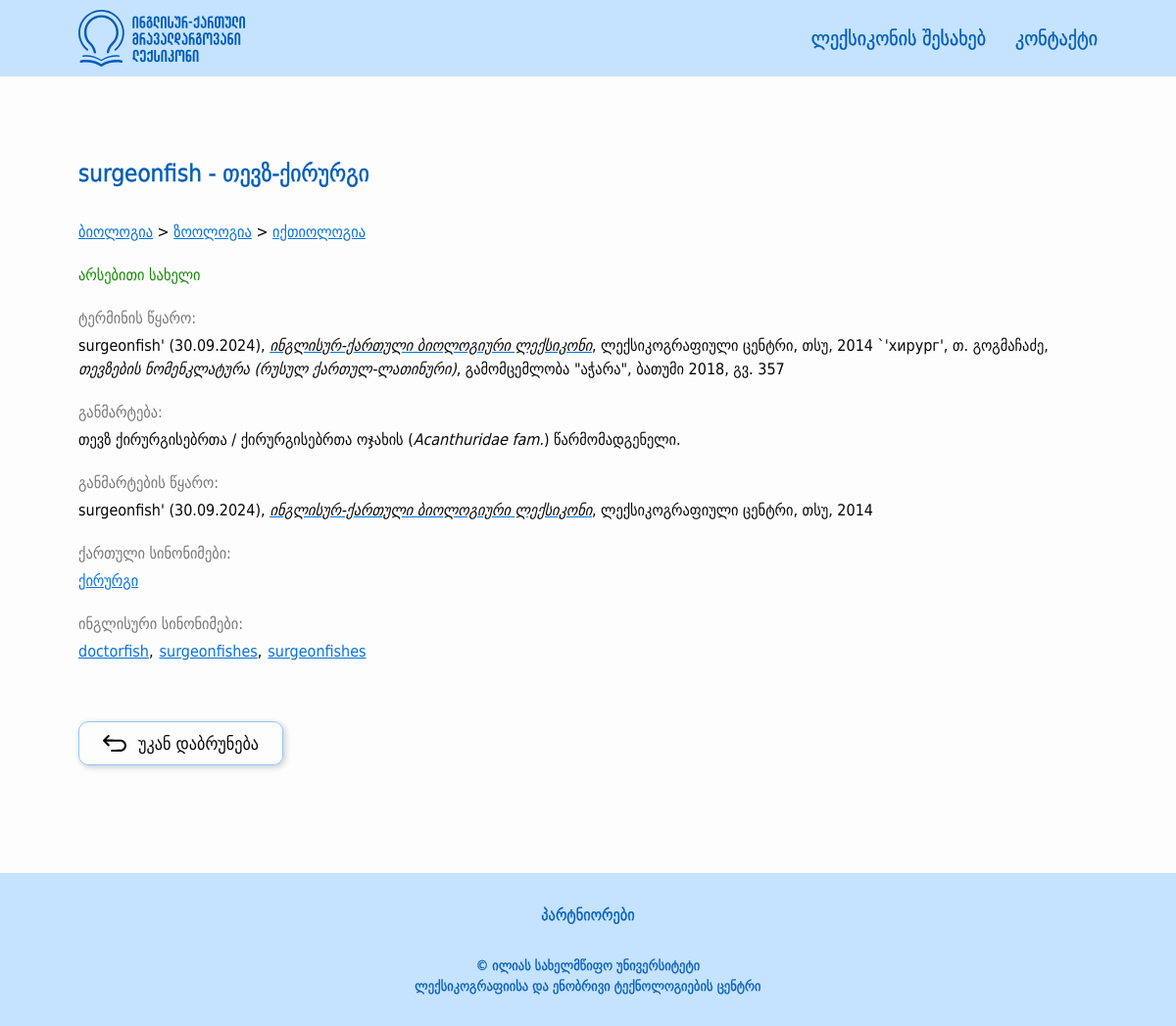
The app's page /term_detail/41 with its own data.
### src/models/terms.py (models this page shows, shortened)
class Term(BaseModel):
    __tablename__ = 'terms'
    id = db.Column(db.Integer, primary_key=True)
    geo_word = db.Column(db.String(100), nullable=False)
    eng_word = db.Column(db.String(100), nullable=False)
    grammar_form = db.Column(db.String(50), nullable=True)
    term_source = db.Column(db.Text, nullable=False)
    definition = db.Column(db.Text, nullable=False)
    definition_source = db.Column(db.Text, nullable=False)
    term_type = db.Column(db.String(50), nullable=True)
    context = db.Column(db.Text, nullable=True)
    context_source = db.Column(db.Text, nullable=True)
    comment = db.Column(db.Text, nullable=True)
    stylistic_label = db.Column(db.String(50), nullable=True)
    is_active = db.Column(db.Boolean, default=True)
    category = db.relationship("Category", secondary="terms_categories", backref="terms")
    english_connections = db.relationship("EnglishSynonym", back_populates="term")
    def get_synonyms(self, is_english=False):
        connections = ConnectedTerm.query.filter(ConnectedTerm.is_synonym == True, (ConnectedTerm.term1_id == self.id) | (ConnectedTerm.term2_id == self.id), ConnectedTerm.is_english == is_english).all()
        synonym_ids = [connection.term1_id if connection.term1_id != self.id else connection.term2_id for connection in connections]
        synonyms = Term.query.filter(Term.id.in_(synonym_ids)).all()
        return synonyms
    def get_related_terms(self):
        connections = ConnectedTerm.query.filter(ConnectedTerm.is_synonym == False, (ConnectedTerm.term1_id == self.id) | (ConnectedTerm.term2_id == self.id)).all()
        connected_term_ids = [connection.term1_id if connection.term1_id != self.id else connection.term2_id for connection in connections]
        related_terms = Term.query.filter(Term.id.in_(connected_term_ids)).all()
        return related_terms
    def get_category_tree(self):
        category_trees = []
        for category in self.category:
            categories = category.get_parents()
            categories.append(category)
            category_trees.append(categories)
        branched_tree = {}
        for category_tree in category_trees:
            current_dict = branched_tree
            for category in category_tree:
                if category not in current_dict:
                    current_dict[category] = {}
                current_dict = current_dict[category]
        return branched_tree

class Category(BaseModel):
    __tablename__ = "categories"
    id = db.Column(db.Integer, primary_key=True)
    name = db.Column(db.String(50), nullable=False)
    parent_id = db.Column(db.Integer, db.ForeignKey("categories.id"), nullable=True)
    is_active = db.Column(db.Boolean, default=True)
    children = db.relationship('Category', backref=db.backref('parent', remote_side=[id]), order_by="Category.name.asc()")
    def get_parents(self):
        parents = []
        if self.parent:
            parents.extend(self.parent.get_parents())
            parents.append(self.parent)
        return parents

### src/views/main/routes.py (the view)
@main_blueprint.route("/term_detail/<int:term_id>")
def term_detail(term_id):
    items = About.query.all()
    term = Term.query.filter(Term.id == term_id, Term.is_active == True, Term.category.any(Category.is_active == True)).first_or_404()
    return render_template("main/term_detail.html", term=term, items=items)

### src/templates/main/term_detail.html (shortened to what this page needs)
{% extends 'layouts/base.html' %}
{% from "macros.html" import render_subcategories %}
{% block content %}
    <div class="main-outer edge-padding">
        <main class="main-content width-limiter">
            <article class="term-word-container">
                <h1 class="term-word-detail">{{ term.eng_word }} - {{ term.geo_word }}</h1>
                {% set categories = term.get_category_tree() %}
                {% for category in categories.keys() %}
                    <div class="field">
                        <a href="{{ url_for('main.home', categories=category.id) }}," style="display: inline-block;">
                            {{ category.name }}
                        </a>
                        {% for subcategory in categories.values() if subcategory %}
                            > {{ render_subcategories(subcategory) }}
                        {% endfor %}
                    </div>
                {% endfor %}
                {% if term.grammar_form %}
                    <div class="term-word-type abbr-support">{{ term.grammar_form }}</div>
                {% endif %}
                {% if term.term_source %}
                    <section class="term-source">
                        <h2>ტერმინის წყარო:</h2>
                        <p class="abbr-support"> {{ term.term_source|safe }} </p>
                    </section>
                {% endif %}
                <section class="term-definition">
                    <h2>განმარტება:</h2>
                    <p class="abbr-support"> {{ term.definition|safe }} </p>
                </section>
                {% if term.definition_source %}
                    <section class="term-definition-source">
                        <h2>განმარტების წყარო:</h2>
                        <p class="abbr-support"> {{ term.definition_source|safe }} </p>
                    </section>
                {% endif %}
                {% set synonyms = term.get_synonyms() %}
                {% if synonyms %}
                    <section class="term-synonyms">
                        <h2>ქართული სინონიმები:</h2>
                        <ul>
                            {% for synonym in synonyms %}
                                <li>
                                    <a href="{{ url_for('main.term_detail', term_id=synonym.id) }}">{{ synonym.geo_word }}</a>
                                </li>
                            {% endfor %}
                        </ul>
                    </section>
                {% endif %}
                {% set english_synonyms = term.get_synonyms(is_english=True) %}
                {% if english_synonyms %}
                    <section class="term-synonyms">
                        <h2>ინგლისური სინონიმები:</h2>
                        <ul>
                            {% for synonym in english_synonyms %}
                                <li>
                                    <a href="{{ url_for('main.term_detail', term_id=synonym.id) }}">{{ synonym.eng_word }}</a>
                                    {%- if not loop.last -%}
                                        ,
                                    {% endif %}
                                </li>
                            {% endfor %}
                        </ul>
                    </section>
                {% endif %}
                {% set related_terms = term.get_related_terms() %}
                <a class="go-back-button-container" href="{{ url_for('main.home') }}">
                    <button type="button" class="go-back-button">
                        <img src="{{ url_for('static', filename='images/' + 'go-back.svg') }}" alt="Go back"/>
                    </button>
                    <span>უკან დაბრუნება</span>
                </a>
            </article>
        </main>
    </div>
{% endblock %}

### src/templates/macros.html (shortened to what this page needs)
{% macro is_active(page) %}
    {% if request.endpoint.endswith(page) %}
        active-nav-link
    {% else %}
        nav-link
    {% endif %}
{% endmacro %}
{% macro render_subcategories(subcategories) %}
    {% for subcategory in subcategories.keys() %}
        <a href="{{ url_for('main.home', categories=subcategory.id) }}," style="display: inline-block;">
            {{ subcategory.name }}
        </a>
        {% if subcategories[subcategory].values() %}
            > {{ render_subcategories(subcategories[subcategory]) }}
        {% endif %}
    {% endfor %}
{% endmacro %}

### src/static/styles/global.css (style rules this page uses)
:root { --color-light-blue: 197, 226, 255; --color-light-blue-2: 143, 199, 255; --color-blue: 6, 114, 221; --color-blue-1: 81, 168, 255; --color-blue-2: 0, 92, 184; --color-white: 253, 253, 253; --color-black: 7, 7, 7; --color-gray: 119, 119, 119; --color-gray-2: 237, 237, 237; --color-green: 19, 137, 0; --color-red: 229, 0, 0; }
*, *::before, *::after { box-sizing: border-box; }
* { margin: 0; }
body { line-height: 1.5; -webkit-font-smoothing: antialiased; }
img, picture, video, canvas, svg { display: block; max-width: 100%; }
input, button, textarea, select { font: inherit; }
p, h1, h2, h3, h4, h5, h6 { overflow-wrap: break-word; }
* { color: rgb(var(--color-black)); font-family: 'DejaVu Sans Condensed', sans-serif; }
body { display: flex; min-height: 100vh; flex-direction: column; background-color: rgb(var(--color-white)); }
ul { list-style: none; padding: 0; margin: 0; }
button { all: unset; cursor: pointer; box-sizing: border-box; }

### src/static/styles/shared.css (style rules this page uses)
.edge-padding { padding: 10px 20px; }
.width-limiter { max-width: 1300px; margin: 0 auto; }
.main-outer { padding-top: 60px; padding-bottom: 100px; flex: 1; }
@media screen and (min-width: 768px) { .edge-padding { padding: 10px 80px; } }
@media screen and (min-width: 768px) { .main-outer { padding: 80px; padding-bottom: 110px; } }

### src/static/styles/other.css (style rules this page uses)
.main-outer { display: flex; }
main { display: flex; flex: 1; }

### src/static/styles/main.css (style rules this page uses)
.main-content { display: flex; gap: 24px; justify-content: center; }
.term-card .field, a { font-size: 14px; color: rgb(var(--color-blue)); }
@media screen and (min-width: 768px) { .main-content { gap: 30px; } }
@media screen and (min-width: 768px) { .term-card .field, a { font-size: 16px; } }

### src/static/styles/word.css (style rules this page uses)
.term-word-container { display: flex; flex-direction: column; }
.term-word-container > *:not(h1):not(.go-back-button-container) { margin-bottom: 20px; }
.term-word-container .term-word-detail { -webkit-text-stroke: 0.5px rgb(var(--color-blue-2)); font-size: 20px; font-weight: 400; color: rgb(var(--color-blue-2)); margin-bottom: 30px; }
.term-word-container .term-word-type { font-size: 16px; color: rgb(var(--color-green)); }
.term-word-container section h2 { font-size: 16px; color: rgb(var(--color-gray)); margin-bottom: 4px; font-weight: 400; }
.term-word-container section p { color: rgb(var(--color-black)); }
.term-word-container section p a { color: rgb(var(--color-blue)); }
.term-word-container section ul { display: flex; gap: 6px; list-style-type: none; }
.term-word-container section ul li a { font-size: 16px; color: rgb(var(--color-blue)); }
.term-word-container .go-back-button-container { width: fit-content; height: 45px; display: flex; justify-content: center; margin-top: 30px; padding: 8px 24px; gap: 12px; border-radius: 10px; box-shadow: 2px 2px 6px rgba(0, 0, 0, 0.2); border: 1px solid rgb(var(--color-light-blue-2)); cursor: pointer; text-decoration: none; transition: background-color 150ms, border 150ms; }
.go-back-button-container img { transition: filter 150ms; }
.go-back-button-container span { transition: color 150ms; }
.go-back-button-container .go-back-button { font-size: 18px; border: none; outline: none; }
.go-back-button-container span { font-size: 16px; }
@media screen and (min-width: 768px) { .go-back-button-container span { font-size: 18px; } }
@media screen and (min-width: 768px) { .term-word-container .term-word-detail { font-size: 24px; } }
@media screen and (min-width: 768px) { .term-word-container .go-back-button-container { margin-top: 40px; } }

### records on screen
Term: eng_word "surgeonfish", geo_word "თევზ-ქირურგი", grammar_form "არსებითი სახელი", term_source "surgeonfish' (30.09.2024), ინგლისურ-ქართული ბიოლოგიური ლექსიკონი , ლექსიკოგრაფიული ცენტრი, თსუ, 2014 `'хирург', თ. გოგმაჩაძე, თევზების ნომენკლატურა (რუსულ ქართულ-ლათინური) , გამომცემლობა \"აჭარა\", ბათუმი 2018, გვ. 357", definition "თევზ ქირურგისებრთა / ქირურგისებრთა ოჯახის ( Acanthuridae fam. ) წარმომადგენელი.", definition_source "surgeonfish' (30.09.2024), ინგლისურ-ქართული ბიოლოგიური ლექსიკონი , ლექსიკოგრაფიული ცენტრი, თსუ, 2014"
Category: name "ბიოლოგია"
Category: name "ზოოლოგია"
Category: name "იქთიოლოგია"
Term: geo_word "ქირურგი"
Term: eng_word "doctorfish"
Term: eng_word "surgeonfishes"
Term: eng_word "surgeonfishes"
